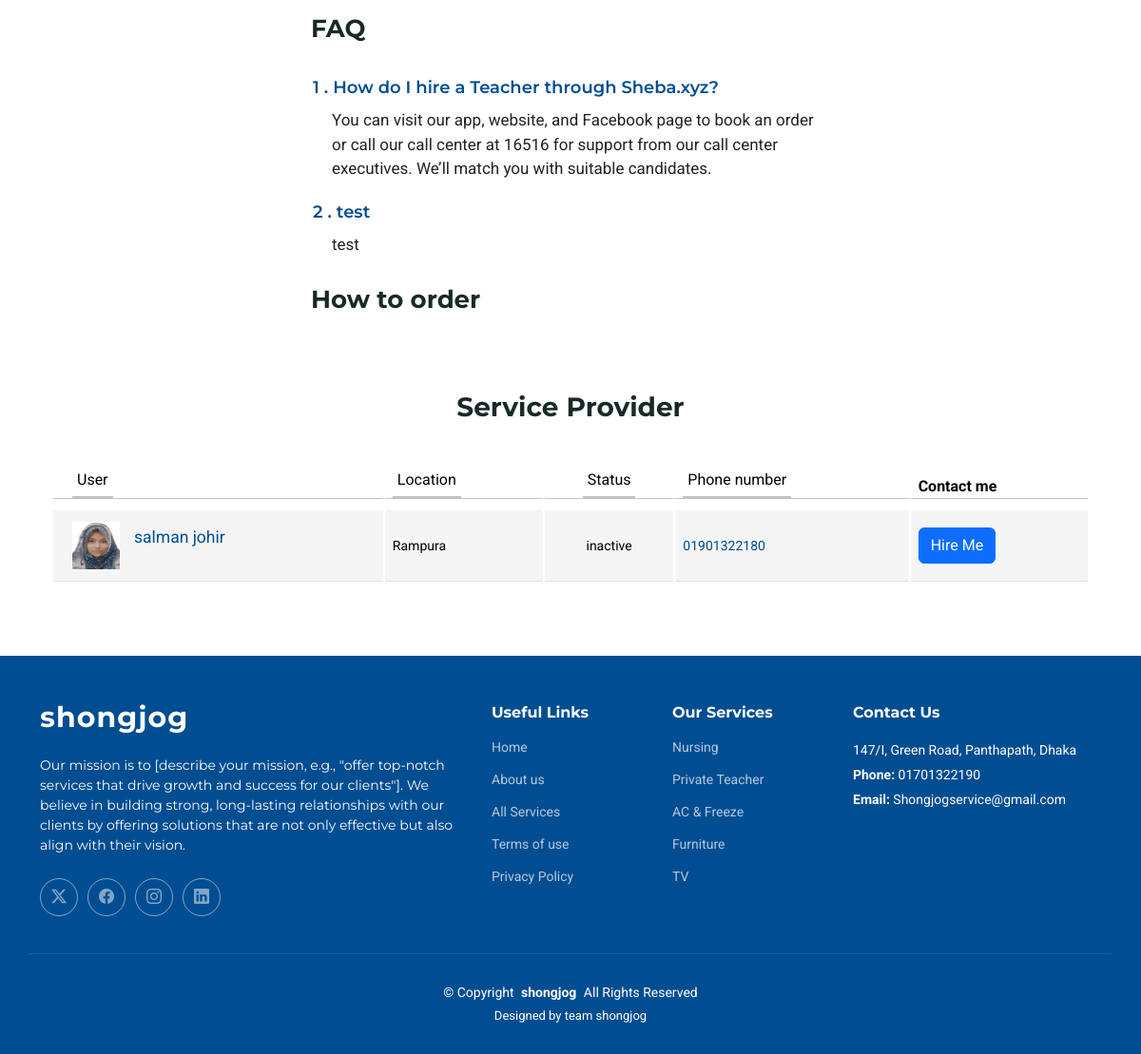
The app's page /all_services/1/ (lower part), older data.
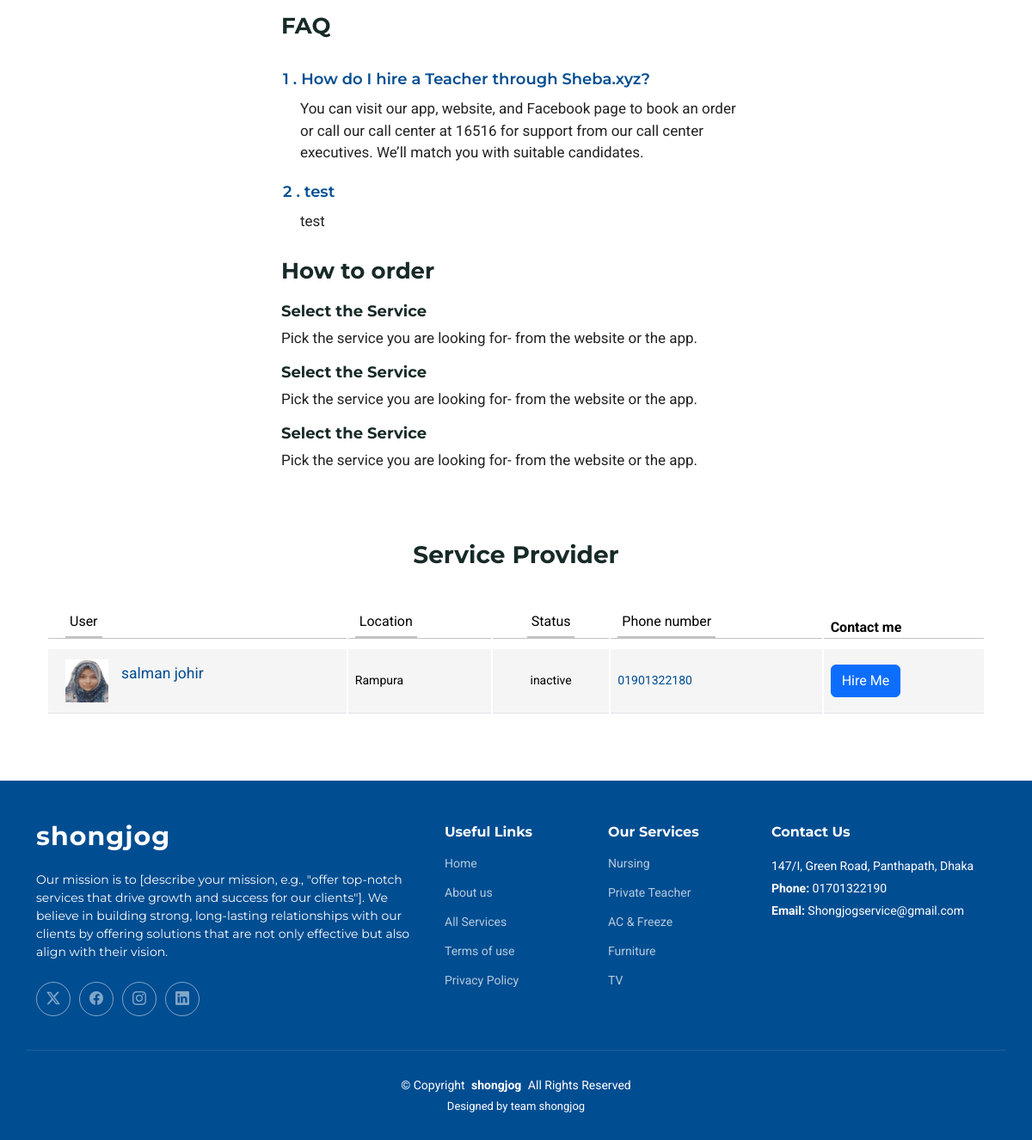
The same page, newer data.
### all_services/models.py (models this page shows, shortened)
class FAQ(models.Model):
    question = models.CharField(max_length=500)
    answer = models.TextField()
    services = models.ForeignKey('ServiceItem', related_name='faq', on_delete=models.CASCADE)

class Services(models.Model):
    service_name = models.CharField(max_length=200)
    image_1 = models.ImageField(upload_to="image/", null=True, blank=True)
    image_2 = models.ImageField(upload_to="image/", null=True, blank=True)
    image_3 = models.ImageField(upload_to="image/", null=True, blank=True)

### shongjog/models.py (models this page shows, shortened)
class Registration(models.Model):
    user = models.OneToOneField(User, on_delete=models.CASCADE , blank=True, null=True)  # Linked with Django's User model
    phone_number = models.CharField(max_length=15)
    status = models.CharField(max_length=8, choices=[('active', 'Active'), ('inactive', 'Inactive')], default='active')
    occupation = models.CharField(max_length=100)
    area = models.CharField(max_length=100 , blank=True, null=True)
    picture = models.ImageField(upload_to='profile_pictures/', blank=True, null=True)

class order(models.Model):
    caption = models.TextField()
    description = models.TextField()

### all_services/views.py (the view)
# urls.py: path('<int:pk>/' , views.seba , name='seba'),
def seba(request, pk):
    info_home = get_object_or_404(Infomation_Home)
    serviceitem = ServiceItem.objects.get(pk=pk)
    faqs = FAQ.objects.filter(services = serviceitem)
    include_services = INCLUDE_SERVICE.objects.filter(services = serviceitem)
    exclude_services = EXCLUDE_SERVICE.objects.filter(services = serviceitem)
    registrations = Registration.objects.all()
    search_todo = Services.objects.prefetch_related('service_items').all()
    orders = order.objects.all()
    context = {
        'serviceitem': serviceitem,
        'faqs': faqs,
        'include_ls': include_services,
        'exclude_ls': exclude_services,
        'registrations': registrations,
        'info_home' : info_home,
        'search_todo': search_todo,
        'orders' : orders,
    }
    return render(request, "seba.html", context)

### all_services/templates/seba.html (shortened to what the changed rows need)
{% load static %}
<!DOCTYPE html>
<html lang="en">
<head>
  <link href="https://maxcdn.bootstrapcdn.com/font-awesome/4.3.0/css/font-awesome.min.css" rel="stylesheet">
  <link href="/static/assets/vendor/bootstrap/css/bootstrap.min.css" rel="stylesheet">
  <link href="/static/assets/vendor/bootstrap-icons/bootstrap-icons.css" rel="stylesheet">
  <link href="/static/assets/vendor/aos/aos.css" rel="stylesheet">
  <link href="/static/assets/vendor/glightbox/css/glightbox.min.css" rel="stylesheet">
  <link href="/static/assets/vendor/swiper/swiper-bundle.min.css" rel="stylesheet">
  <link href="/static/assets/css/main.css" rel="stylesheet">
</head>
<body class="service-details-page">
  <main class="main">
    <section id="service-details" class="service-details section">
      <div class="container">
        <div class="row gy-4">
          <div id = "overview-location" class="col-lg-9" data-aos="fade-up" data-aos-delay="200">
            <div class="faq-part" id = "faq-location">
                <section id="faq" class="faq section faq-mod">
                    <div class="container" style="margin-left:-10px;">
                      <div class="row gy-4">
                        <div class="col-lg-8" data-aos="fade-up" data-aos-delay="200" style="margin-top:50px">
                          <div class="faq-container">
                            {% for item in faqs %}
                            <div class="faq-item faq-item1 faq-active">
                              <h3>
                                {% if item.question %}
                                  <span class="num">{{item.id}} .</span>
                                  <span > {{item.question}}</span>
                                {% endif %}
                              </h3>
                              <div class="faq-content">
                                {% if item.answer %}
                                  <p style = "margin-left: 20px;">
                                      {{item.answer}}
                                  </p>
                                {% endif %}
                              </div>
                            </div>
                            {% endfor %}
                          </div>
                        </div>
                      </div>
                    </div>
                  </section>
                  <div class="faq-order" id = "order-location">
                    <h3 class="faq-order-title">How to order</h3>
                    {% for item in orders %}
                    <h5 class="faq-oder-title">{{item.caption}}</h5>
                    <p>{{item.description}}</p>
                    {% endfor %}
                  </div>
            </div>
          </div>
        </div>
      </div>
    </section>
    <section id = "service_provider">
      <div class="container">
        <div class="portfolio-item row">
            <section>
              <div class="container">
                <div class="row">
                  <div class="col-lg-12">
                    <div class="main-box clearfix">
                      <div class="table-responsive">
                        <table class="table user-list">
                          <thead>
                            <tr>
                              <th><span>User</span></th>
                              <th><span>Location</span></th>
                              <th class="text-center"><span>Status</span></th>
                              <th><span>Phone number</span></th>
                              <th>Contact me</th>
                            </tr>
                          </thead>
                          <tbody>
                            {% for registration in registrations %}
                            {% if registration.occupation == serviceitem.service_name  %}
                            <tr>
                              <td>
                                <img src="{{ registration.picture.url }}" style="height : 50px;width:50px;" alt="">
                                <a href="#" class="user-link">{{ registration.user.first_name }} {{ registration.user.last_name }}</a>
                              </td>
                              <td>
                                  {{ registration.area}}
                              </td>
                              <td class="text-center">
                                <span class="label label-default">{{ registration.status }}</span>
                              </td>
                              <td>
                                <a href="#">{{ registration.phone_number }}</a>
                              </td>
                              <td>
                                <button type="button" class="btn btn-primary">Hire Me</button>
                              </td>
                            </tr>
                            {% endif %}
                            {% endfor %}
                          </tbody>
                        </table>
                      </div>
                    </div>
                  </div>
                </div>
                </div>
            </section>
        </div>
      </div>
    </section>
  </main>
  <footer id="footer" class="footer accent-background">
    <div class="container footer-top">
      <div class="row gy-4">
        <div class="col-lg-2 col-6 footer-links">
          {% for item in search_todo|slice:":5" %}
          <ul>
            <li style = "padding-bottom: 20px;"><a href="/all_services/?text={{ item.service_name }}#{{ item.service_name }}/">{{ item.service_name }}</a></li>
          </ul>
          {% endfor %}
        </div>
      </div>
    </div>
  </footer>
</body>
</html>

Row changes from the older to the newer data that the page shows:
added order: caption "Select the Service", description "Pick the service you are looking for- from the website or the app."
added order: caption "Select the Service", description "Pick the service you are looking for- from the website or the app."
added order: caption "Select the Service", description "Pick the service you are looking for- from the website or the app."
